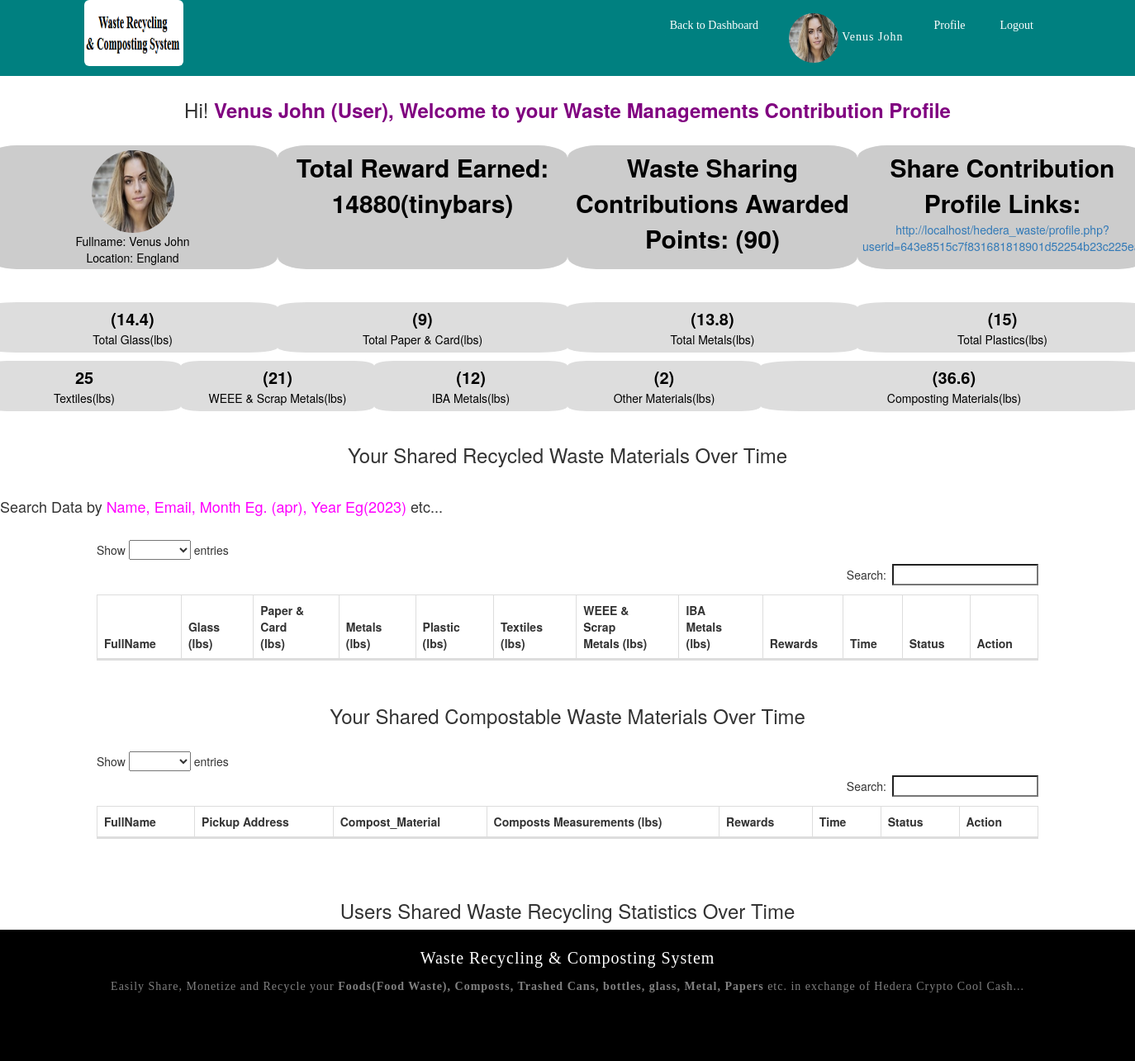
Page /profile_base.php (signed in) on the committed database.
### tables this page shows
CREATE TABLE `users_recycling` (
  `id` int(11) NOT NULL AUTO_INCREMENT,
  `userid` varchar(300) DEFAULT NULL,
  `fullname` varchar(200) DEFAULT NULL,
  `photo` varchar(300) DEFAULT NULL,
  `email` varchar(300) DEFAULT NULL,
  `city` varchar(50) DEFAULT NULL,
  `glass` varchar(130) DEFAULT NULL,
  `paper_card` varchar(130) DEFAULT NULL,
  `metals` varchar(130) DEFAULT NULL,
  `plastic` varchar(130) DEFAULT NULL,
  `textiles` varchar(130) DEFAULT NULL,
  `weee_metals` varchar(130) DEFAULT NULL,
  `iba_metals` varchar(130) DEFAULT NULL,
  `other` varchar(130) DEFAULT NULL,
  `compost_material` varchar(100) DEFAULT NULL,
  `points` varchar(100) DEFAULT NULL,
  `total_rewards` varchar(100) DEFAULT NULL,
  `hedera_account` varchar(300) DEFAULT NULL,
  PRIMARY KEY (`id`)
);

### settings.php (called while the page is built, shortened)
<?php
$site_url=  "http://localhost/hedera_waste";
?>

### header_title.php (called while the page is built, shortened)
<?php
$header_tit=  "Waste Recycling & Composting System";
?>

### profile_base.php (the view, shortened to what this page needs)
<?php
include('settings.php');
$userid_sess =  htmlentities(htmlentities($_SESSION['user_id_session'], ENT_QUOTES, "UTF-8"));
$fullname_sess =  htmlentities(htmlentities($_SESSION['user_fullname_session'], ENT_QUOTES, "UTF-8"));
$photo_sess =  htmlentities(htmlentities($_SESSION['user_photo_session'], ENT_QUOTES, "UTF-8"));
$status_sess =  htmlentities(htmlentities($_SESSION['user_status_session'], ENT_QUOTES, "UTF-8"));
?>
<!DOCTYPE html>
<html lang="en">
<head>
 <title><?php include('header_title.php'); echo $header_tit; ?> - Welcome <?php echo $fullname_sess; ?> </title>
  <link rel="stylesheet" href="bootstrap.min.css">
  <link rel="stylesheet" href="dataTables.bootstrap.min.css" />
<link rel="stylesheet" href="https://cdnjs.cloudflare.com/ajax/libs/font-awesome/4.7.0/css/font-awesome.min.css">
    </head>
    <body>
</head>
<body>
    <div class="left-column-all left_shifting">
<div class="text-center">
<nav class="navbar navbar-fixed-top">
  <div class="container">
    <div class="navbar-header">
<li class="navbar-brand home_click imagelogo_li_remove" ><img class="img-rounded imagelogo_data" src="logo1.png"></li>
    </div>
    <div class="collapse navbar-collapse" id="navgator">
      <ul class="nav navbar-nav navbar-right">
 <li class="navgate_no"><a title='Dashboard' href="dashboard.php" style="color:white;font-size:14px;">
<button class="category_post1">Back to Dashboard</button></a></li>
<li class="navgate"><img style="max-height:60px;max-width:60px;" class="img-circle" width="60px" height="60px" src="uploads/<?php echo $photo_sess; ?>" width="80px" height="80px">
<span class="dropdown">
  <a href="profile_base.php" style="color:white;font-size:14px;cursor:pointer;" title='View Profile' class="btn1 btn-default1 ">
<?php echo $fullname_sess; ?></a>
</span>
</li>
 <li class="navgate_no"><a href="profile_base.php" title='View Profile'  style="color:white;font-size:14px;">
<button class="category_post1">Profile</button></a></li>
 <li class="navgate_no"><a href="logout.php" title='Logout'  style="color:white;font-size:14px;">
<button class="category_post1">Logout</button></a></li>
      </ul>
    </div>
  </div>
</nav>
    </div><br /><br />
<div class='rowx'>
<br><br><br>
<?php
include('data6rst.php');
$resv = $db->prepare('SELECT * FROM users_recycling where userid=:userid');
$resv->execute(array(':userid' =>$userid_sess));
$rowv = $resv->fetch(PDO::FETCH_ASSOC);
$c_material = $rowv['compost_material'];
$award_points = $rowv['points'];
$fname = $rowv['fullname'];
$loc = $rowv['city'];
$total_rewards = $rowv['total_rewards'];
?>
<center><h3>Hi!
<b style='color:purple'> <?php echo $fullname_sess; ?> (<?php echo $status_sess; ?>), Welcome to your Waste Managements Contribution Profile</b></h3></center><br>
<div class='row'>
<div class='col-sm-3 xcx1'>
<img style="max-height:100px;max-width:100px;" class="img-circle" width="100px" height="100px" src="uploads/<?php echo $photo_sess; ?>" width="80px" height="80px">
<br>
Fullname: <?php echo $fname ?> </b><br>
Location: <?php echo $loc ?> </b><br>
</div>
<div class='col-sm-3 xcx1'>
<b style='font-size:30px'>
Total Reward Earned: <?php echo $total_rewards ?>(tinybars) </b><br>
</div>
<div class='col-sm-3 xcx1'>
<b style='font-size:30px'>
Waste Sharing Contributions Awarded Points: (<?php echo $award_points ?>) </b><br>
</div>
<div class='col-sm-3 xcx1'>
<b style='font-size:30px'>Share Contribution Profile Links:</b><br> <a target='_blank' href='profile.php?userid=<?php echo $userid_sess; ?>' title='Share Contribution Profile Links' class='''>
<?php echo $site_url; ?>/profile.php?userid=<?php echo $userid_sess; ?></a>
</div>
</div>
<br><br>
<div class='col-sm-12x'>
<?php
$res = $db->prepare('SELECT * FROM users_recycling where userid=:userid');
$res->execute(array(':userid' =>$userid_sess));
$row = $res->fetch(PDO::FETCH_ASSOC);
$glass = $row['glass'];
$paper_card = $row['paper_card'];
$metals = $row['metals'];
$plastic = $row['plastic'];
$textiles = $row['textiles'];
$weee_metals = $row['weee_metals'];
$iba_metals = $row['iba_metals'];
$other = $row['other'];
?>
<div class='row'>
<div class='col-sm-3 xcx'>
<b style='font-size:20px'>
(<?php echo $glass; ?>) </b><br>
Total Glass(lbs)
</div>
<div class='col-sm-3 xcx'>
<b style='font-size:20px'>
(<?php echo $paper_card ?>) </b><br>
Total Paper & Card(lbs)
</div>
<div class='col-sm-3 xcx'>
<b style='font-size:20px'>
(<?php echo $metals; ?>) </b><br>
Total Metals(lbs)
</div>
<div class='col-sm-3 xcx'>
<b style='font-size:20px'>
(<?php echo $plastic; ?>) </b><br>
Total Plastics(lbs)
</div>
</div><p></p>
<div class='row'>
<div class='col-sm-2 xcx'>
<b style='font-size:20px'>
<?php echo $textiles; ?></b><br>
Textiles(lbs)
</div>
<div class='col-sm-2 xcx'>
<b style='font-size:20px'>
(<?php echo $weee_metals; ?>) </b><br>
WEEE & Scrap Metals(lbs)
</div>
<div class='col-sm-2 xcx'>
<b style='font-size:20px'>
(<?php echo $iba_metals; ?>) </b><br>
IBA Metals(lbs)
</div>
<div class='col-sm-2 xcx'>
<b style='font-size:20px'>
(<?php echo $other; ?>) </b><br>
Other Materials(lbs)
</div>
<div class='col-sm-4 xcx'>
<b style='font-size:20px'>
(<?php echo $c_material; ?>) </b><br>
Composting Materials(lbs)
</div>
</div><br>
<center><h3>Your Shared Recycled Waste Materials Over Time</h3></center><br>
<h4>Search Data by <span style='color:fuchsia'> Name, Email, Month Eg. (apr), Year Eg(2023)</span> etc...</h4><br>
<div class="container">
<div class="row">
<div class="col-sm-12 table-responsive">
<table id="backup_content" class="table table-bordered table-striped">
<thead><tr>
<th>FullName</th>
<th>Glass (lbs)</th>
<th>Paper & Card (lbs)</th>
<th>Metals (lbs)</th>
<th>Plastic (lbs)</th>
<th>Textiles (lbs)</th>
<th>WEEE & Scrap Metals (lbs)</th>
<th>IBA Metals (lbs)</th>
<th>Rewards</th>
<th>Time</th>
<th>Status</th>
<th>Action</th>
</tr></thead>
</table>
</div>
</div>
</div>
<br>
<center><h3>Your Shared Compostable Waste Materials Over Time</h3></center><br>
<div class="container">
<div class="row">
<div class="col-sm-12 table-responsive">
<table id="backup_contentx" class="table table-bordered table-striped">
<thead><tr>
<th>FullName</th>
<th>Pickup Address</th>
<th>Compost_Material</th>
<th>Composts Measurements (lbs)</th>
<th>Rewards</th>
<th>Time</th>
<th>Status</th>
<th>Action</th>
</tr></thead>
</table>
</div>
</div>
</div>
</div>
</div>
<br><br>
<h3><center>Users Shared Waste Recycling Statistics Over Time</center></h3>
    </div>
<footer class=" navbar_footer text-center footer_bgcolor">
<div class="row">
        <div class="col-sm-12">
<p class="footer_text1"><?php echo $header_tit; ?></p>
<p class="footer_text2"><?php include('footer_title.php'); echo $footer_tit1; ?></p>
<br>
        </div>
        </div>
<br/>
</footer>
</body>
</html>

### profile_base.php (style rules this page uses)
.imagelogo_li_remove { list-style-type: none; margin: 0; padding: 0; }
.imagelogo_data { width:120px; height:80px; }
.navbar { letter-spacing: 1px; font-size: 14px; border-radius: 0; margin-bottom: 0; background-color:#008080; z-index: 9999; border: 0; font-family: comic sans ms; //color:white; }
.navgate { padding:16px;color:white; }
.navbar-header { height:60px; }
.navbar_footer { letter-spacing: 1px; font-size: 14px; border-radius: 0; margin-bottom: 0; //background-color:fuchsia; color:white; padding:20px; border: 0; font-family: comic sans ms; }
.footer_bgcolor { background: black; }
.footer_text1 { color:white; font-size:20px; border:none; cursor:pointer; }
.footer_text2 { color:grey; font-size:14px; border:none; cursor:pointer; }
.category_post1 { background-color: #008080; padding: 6px; color:white; font-size:14px; border-radius: 15%; border: none; cursor: pointer; text-align: center; z-index: -999; }
.xcx { background-color: #ddd; padding: 6px; color:black; font-size:14px; border-radius: 10%; border: none; cursor: pointer; text-align: center; }
.xcx1 { background-color: #ccc; padding: 6px; color:black; font-size:14px; border-radius: 10%; border: none; //cursor: pointer; text-align: center; height: 150px; }

### rows in the picture
users_recycling: fullname "Venus John", city "England", total_rewards "14880", points "90", glass "14.4", paper_card "9", metals "13.8", plastic "15", textiles "25", weee_metals "21", iba_metals "12", other "2", compost_material "36.6"

### other values in the picture
$fullname_sess "Venus John"
$status_sess "User"
$site_url "http://localhost/hedera_waste"
$header_tit "Waste Recycling & Composting System"
